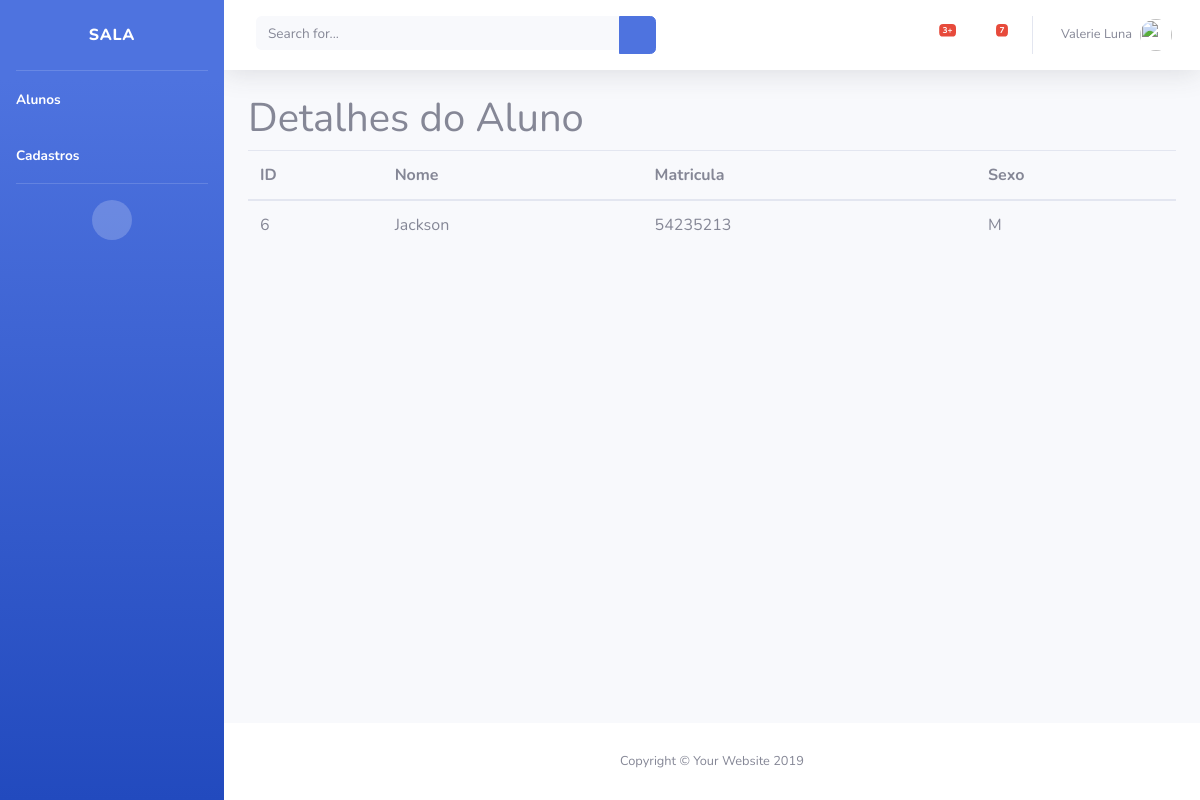
Screenshot of /aula/aluno/show/6 with the database file from the repository.
### aula/models.py (models this page shows, shortened)
class Aluno(models.Model):
    nome = models.CharField(max_length=50)
    matricula = models.IntegerField()
    sexo = models.CharField(max_length=1)

### aula/views.py (the view)
# urls.py: path('aluno/show/<int:id>', views.aluno_show),
def aluno_show(request,id):
    aluno = Aluno.objects.get(pk=id)
    return render(request, 'aluno/show.html',{'aluno':aluno})

### aula/templates/aluno/show.html
{% extends 'base.html' %}
{% block conteudo %}
<h1>Detalhes do Aluno</h1>
<table class="table">
    <thead>
        <tr>
            <th>ID</th>
            <th>Nome</th>
            <th>Matricula</th>
            <th>Sexo</th>
        </tr>
    </thead>
    <tbody>
            <tr>
                <td>{{aluno.id}}</td>
                <td>{{aluno.nome}}</td>
                <td>{{aluno.matricula}}</td>
                <td>{{aluno.sexo}}</td>
            </tr>
    </tbody>
</table>
{% endblock %}

### rows the page displays
Aluno: id "6", nome "Jackson", matricula "54235213", sexo "M"
